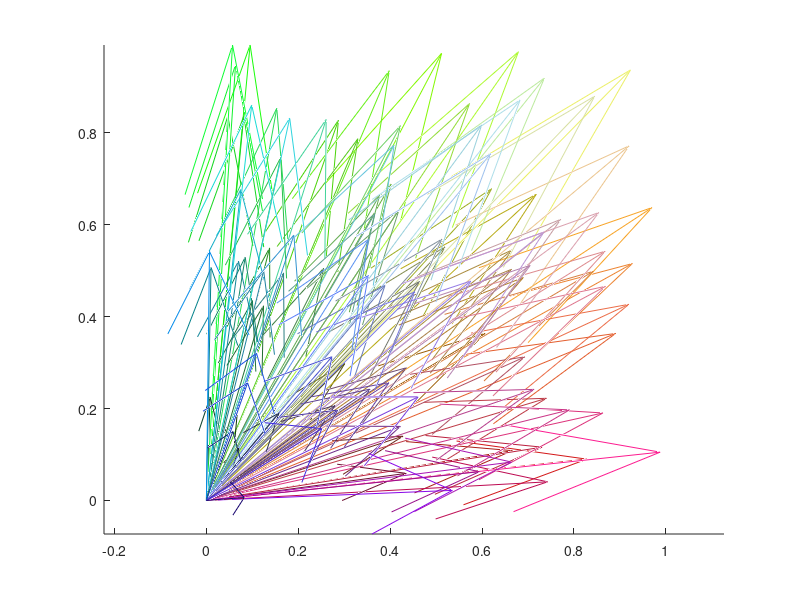

Source code (MATLAB):
clear all
clc

count=100;
a=rand(count,3);
figure
hold on
for x=1:count
quiver3(0,0,0,a(x,1),a(x,2),a(x,3),0,'Color',[a(x,1),a(x,2),a(x,3)])
end
hold off
axis equal